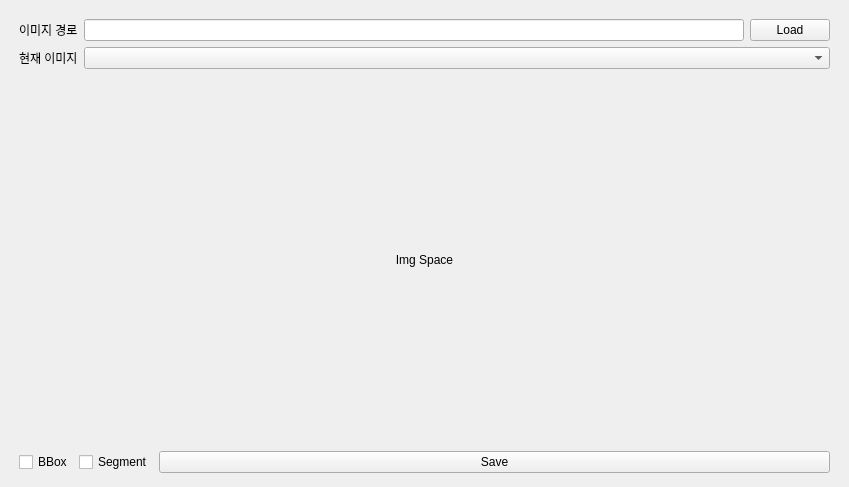
<?xml version="1.0" encoding="UTF-8"?>
<ui version="4.0">
 <class>MainWindow</class>
 <widget class="QMainWindow" name="MainWindow">
  <property name="geometry">
   <rect>
    <x>0</x>
    <y>0</y>
    <width>849</width>
    <height>487</height>
   </rect>
  </property>
  <property name="windowTitle">
   <string>MainWindow</string>
  </property>
  <widget class="QWidget" name="centralwidget">
   <property name="sizePolicy">
    <sizepolicy hsizetype="Preferred" vsizetype="Minimum">
     <horstretch>0</horstretch>
     <verstretch>0</verstretch>
    </sizepolicy>
   </property>
   <property name="styleSheet">
    <string notr="true"/>
   </property>
   <layout class="QVBoxLayout" name="verticalLayout_2">
    <item>
     <layout class="QVBoxLayout" name="verticalLayout">
      <property name="leftMargin">
       <number>10</number>
      </property>
      <property name="topMargin">
       <number>10</number>
      </property>
      <property name="rightMargin">
       <number>10</number>
      </property>
      <property name="bottomMargin">
       <number>5</number>
      </property>
      <item>
       <layout class="QGridLayout" name="gridLayout">
        <property name="sizeConstraint">
         <enum>QLayout::SetMinimumSize</enum>
        </property>
        <item row="0" column="2">
         <widget class="QPushButton" name="btn_load">
          <property name="sizePolicy">
           <sizepolicy hsizetype="Minimum" vsizetype="Minimum">
            <horstretch>0</horstretch>
            <verstretch>0</verstretch>
           </sizepolicy>
          </property>
          <property name="text">
           <string>Load</string>
          </property>
         </widget>
        </item>
        <item row="0" column="1">
         <widget class="QLineEdit" name="lb_path"/>
        </item>
        <item row="0" column="0">
         <widget class="QLabel" name="label">
          <property name="text">
           <string>이미지 경로</string>
          </property>
         </widget>
        </item>
        <item row="1" column="0">
         <widget class="QLabel" name="label_2">
          <property name="text">
           <string>현재 이미지</string>
          </property>
         </widget>
        </item>
        <item row="1" column="1" colspan="2">
         <widget class="QComboBox" name="cb_img">
          <property name="sizePolicy">
           <sizepolicy hsizetype="Preferred" vsizetype="Preferred">
            <horstretch>0</horstretch>
            <verstretch>0</verstretch>
           </sizepolicy>
          </property>
         </widget>
        </item>
       </layout>
      </item>
      <item>
       <layout class="QVBoxLayout" name="verticalLayout_3">
        <item>
         <widget class="QLabel" name="lb_img">
          <property name="sizePolicy">
           <sizepolicy hsizetype="MinimumExpanding" vsizetype="MinimumExpanding">
            <horstretch>0</horstretch>
            <verstretch>0</verstretch>
           </sizepolicy>
          </property>
          <property name="text">
           <string>Img Space</string>
          </property>
          <property name="alignment">
           <set>Qt::AlignCenter</set>
          </property>
         </widget>
        </item>
        <item>
         <layout class="QHBoxLayout" name="horizontalLayout">
          <item>
           <widget class="QCheckBox" name="ckbx_bbox">
            <property name="text">
             <string>BBox</string>
            </property>
           </widget>
          </item>
          <item>
           <widget class="QCheckBox" name="ckbx_seg">
            <property name="text">
             <string>Segment</string>
            </property>
           </widget>
          </item>
          <item>
           <widget class="QPushButton" name="btn_save">
            <property name="sizePolicy">
             <sizepolicy hsizetype="MinimumExpanding" vsizetype="Fixed">
              <horstretch>0</horstretch>
              <verstretch>0</verstretch>
             </sizepolicy>
            </property>
            <property name="text">
             <string>Save</string>
            </property>
           </widget>
          </item>
         </layout>
        </item>
       </layout>
      </item>
     </layout>
    </item>
   </layout>
  </widget>
  <widget class="QMenuBar" name="menubar">
   <property name="geometry">
    <rect>
     <x>0</x>
     <y>0</y>
     <width>849</width>
     <height>20</height>
    </rect>
   </property>
  </widget>
 </widget>
 <resources/>
 <connections/>
</ui>
